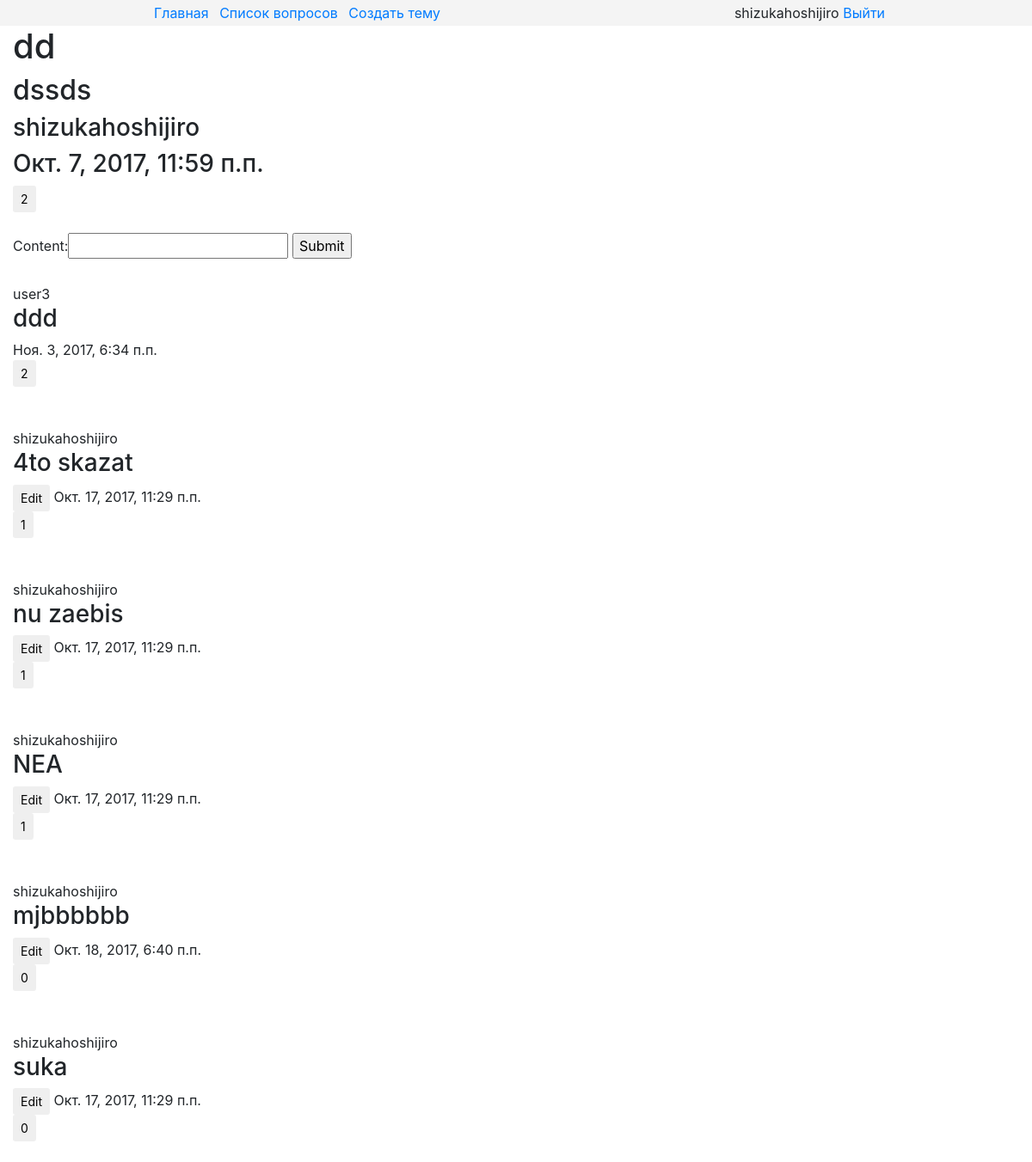
/8/ (signed in), run on the app's committed database.
### core/models.py (models this page shows, shortened)
class Topic(models.Model):
    title = models.CharField(max_length=40)
    description = models.TextField()
    author = models.ForeignKey(settings.AUTH_USER_MODEL, related_name="topics", on_delete=PROTECT)
    pub_date = models.DateTimeField(auto_now_add=True)
    update_date = models.DateTimeField(auto_now=True)
    comments = GenericRelation(Comment, related_query_name="topic", content_type_field="model_type")
    likes = GenericRelation(Like, related_query_name="topic", content_type_field="model_type")
    class Meta:
        ordering = ("-pub_date","title")

### comment_app/models.py (models this page shows)
class Comment(models.Model):
    author = models.ForeignKey(settings.AUTH_USER_MODEL, related_name="comments", on_delete=PROTECT)
    content = models.CharField(max_length=120)
    pub_date = models.DateTimeField(auto_now_add=True)
    update_date = models.DateTimeField(auto_now=True)
    likes = GenericRelation(Like, related_query_name="comment", content_type_field="model_type")
    model_type = models.ForeignKey(ContentType)
    object_id = models.PositiveIntegerField()
    object = GenericForeignKey("model_type","object_id")
    objects = CustomCommentsQuerySet.as_manager()
    class Meta:
        ordering = ("-pub_date",)

### core/views.py (the view)
# urls.py: url(r"^(?P<pk>\d+)/$", views.TopicDetailView.as_view(), name="detail"),
class TopicDetailView(DetailView):
    model = Topic
    template_name = "core/detail.html"
    def get(self, request, *args, **kwargs):
        self.form = CommentForm
        return super(TopicDetailView, self).get(request,*args,**kwargs)
    def get_context_data(self, **kwargs):
        context = super(TopicDetailView, self).get_context_data(**kwargs)
        context["form"] = self.form
        return context

### comment_app/models.py (called while the page is built)
    def order_by_number_of_likes(self):
        queryset = self.annotate(likes_count=models.Count("likes")).order_by("-likes_count","-pub_date")
        return queryset

### core/templates/core/detail.html (shortened to what this page needs)
{% extends "core/patterns/parents/main.html" %}
{% load static %}
{% block content %}
    <h1>{{ object.title }}</h1>
    <h2>{{ object.description }}</h2>
    <h3>{{ object.author }}</h3>
    <h3>{{ object.pub_date }}</h3>
    {% include "core/patterns/includes/like_from/like_form_for_topic.html" %}
    <br>
    {% if user.is_authenticated %}
     <form action="{% url "comment_app:add_comment" %}" method="post">
        {{ form }}
        <input type="submit">
    </form>
    {% endif %}
    {% for comment in object.comments.all.order_by_number_of_likes %}
        <br>
        <div class="comment">
        {{ comment.author }}
        <h3 class="comment_content">{{ comment.content }}</h3>
            {% if request.user == comment.author %}
                <input type="submit" class="btn btn-sm btn-default comment_edit_button" value="Edit">
            {% endif %}
        {{ comment.pub_date }}
        </div>
        {% include "core/patterns/includes/like_from/like_form_for_comment.html" %}
        <br>
    {% endfor %}
{% endblock %}

### core/templates/core/patterns/includes/header.html (shortened to what this page needs)
<div class="row align-items-center justify-content-around header_row_1">
    <div class="col-auto links ">
          <a href="{% url "core:index" %}">Главная</a>
          <a href="{% url "core:list" page=1 %}">Список вопросов</a>
          <a href="{% url "core:create" %}">Создать тему</a>
    </div>
    <div class="col-auto user_info">
        {% if user.is_authenticated %}
            <div class="user_is_login">
                {{ user.username }}
                <a href="{% url "logout" %}?next={{ request.path }}">Выйти</a>
            </div>
        {% else %}
            <div class="user_is_not_login">
                <a href="{% url "login" %}?next={{ request.path }}">Войти</a>
                <a href="{% url "register" %}?next={{ request.path }}">Регистрация</a>
            </div>
        {% endif %}
    </div>
</div>

### core/templates/core/patterns/includes/like_from/like_form.html (shortened to what this page needs)
<div class="like_form {% block extra_class %}{% endblock %}">
    <input type="submit" class="btn btn-sm btn-default" value="{% block number_of_likes %}{{ object.likes.count }}{% endblock %}">
</div>

### core/static/core/main.css (style rules this page uses)
.header_row_1 { min-height:30px; }
.links a { padding-left:8px; }

### data on the page
Topic: title "dd", description "dssds", author "shizukahoshijiro", pub_date "Окт. 7, 2017, 11:59 п.п.", likes.count "2"
Comment: author "user3", content "ddd", pub_date "Ноя. 3, 2017, 6:34 п.п.", likes.count "2"
Comment: author "shizukahoshijiro", content "4to skazat", pub_date "Окт. 17, 2017, 11:29 п.п.", likes.count "1"
Comment: author "shizukahoshijiro", content "nu zaebis", pub_date "Окт. 17, 2017, 11:29 п.п.", likes.count "1"
Comment: author "shizukahoshijiro", content "NEA", pub_date "Окт. 17, 2017, 11:29 п.п.", likes.count "1"
Comment: author "shizukahoshijiro", content "mjbbbbbb", pub_date "Окт. 18, 2017, 6:40 п.п.", likes.count "0"
Comment: author "shizukahoshijiro", content "suka", pub_date "Окт. 17, 2017, 11:29 п.п.", likes.count "0"

### other printed values
{{ user.username }} "shizukahoshijiro"
